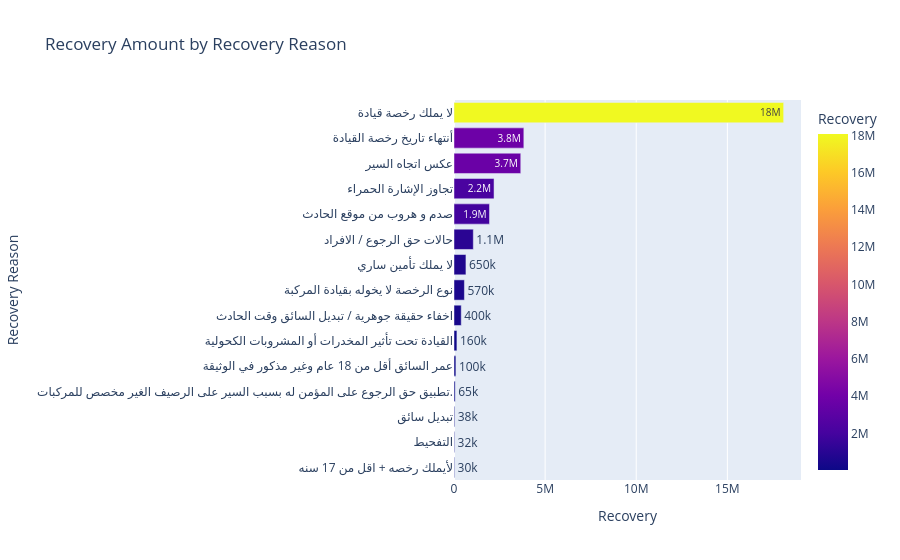

Write notebook code for a chart like this one.
### Markdown cell above
### Recovery Amount by Reason

### Code cell
fig = px.bar(
    reason_summary.sort_values("Recovery").tail(15),
    x="Recovery",
    y="Recovery Reason",
    orientation="h",
    color="Recovery",
    text_auto=".2s",
    title="Recovery Amount by Recovery Reason"
)

fig.show()

### Figure 1 — Plotly figure (JSON) as saved in the notebook; plotly's stock layout.template omitted (floating-point values rounded to 4 significant figures)
{"data": [{"alignmentgroup": "True", "hovertemplate": "Recovery=%{marker.color}<br>Recovery Reason=%{y}<extra></extra>", "legendgroup": "", "marker": {"color": [30230, 31750.0, 38150, 65150, 103800.0, 160400.0, 397200.0, 571100.0, 654900.0, 1060000.0, 1948000.0, 2197000.0, 3663000.0, 3832000.0, 18090000.0], "coloraxis": "coloraxis", "pattern": {"shape": ""}}, "name": "", "offsetgroup": "", "orientation": "h", "showlegend": false, "textposition": "auto", "texttemplate": "%{x:.2s}", "type": "bar", "x": [30230, 31750.0, 38150, 65150, 103800.0, 160400.0, 397200.0, 571100.0, 654900.0, 1060000.0, 1948000.0, 2197000.0, 3663000.0, 3832000.0, 18090000.0], "xaxis": "x", "y": ["لأيملك رخصه + اقل من 17 سنه", "التفحيط", "تبديل سائق", "تطبيق حق الرجوع على المؤمن له بسبب السير على الرصيف الغير مخصص للمركبات.", "عمر السائق أقل من 18 عام وغير مذكور في الوثيقة", "القيادة تحت تأثير المخدرات أو المشروبات الكحولية", "اخفاء حقيقة جوهرية / تبديل السائق وقت الحادث", "نوع الرخصة لا يخوله بقيادة المركبة", "لا يملك تأمين ساري", "حالات حق الرجوع / الافراد", "صدم و هروب من موقع الحادث", "تجاوز الإشارة الحمراء", "عكس اتجاه السير", "أنتهاء تاريخ رخصة القيادة", "لا يملك رخصة قيادة"], "yaxis": "y"}], "layout": {"barmode": "relative", "coloraxis": {"colorbar": {"title": {"text": "Recovery"}}, "colorscale": [[0, "#0d0887"], [0.1111, "#46039f"], [0.2222, "#7201a8"], [0.3333, "#9c179e"], [0.4444, "#bd3786"], [0.5556, "#d8576b"], [0.6667, "#ed7953"], [0.7778, "#fb9f3a"], [0.8889, "#fdca26"], [1, "#f0f921"]]}, "legend": {"tracegroupgap": 0}, "title": {"text": "Recovery Amount by Recovery Reason"}, "xaxis": {"anchor": "y", "domain": [0, 1], "title": {"text": "Recovery"}}, "yaxis": {"anchor": "x", "domain": [0, 1], "title": {"text": "Recovery Reason"}}}}
